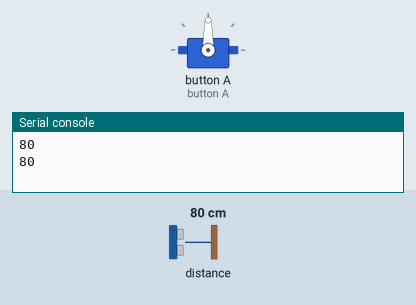
This program was run on a simulated BBC micro:bit (MakeCode). Parts: servo, the last lines printed to the serial console. Inputs (shaded band) come from the test bench; at power-on: distance to the obstacle 80 cm.

Above: at 1.3 s.
1.4 s: distance to the obstacle set to 11 cm
3.3 s: distance to the obstacle set to 8 cm
At 4.6 s:
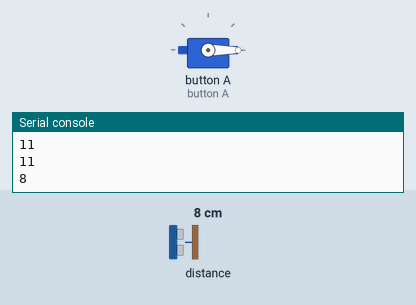
5.6 s: distance to the obstacle set to 18 cm
At 6.5 s:
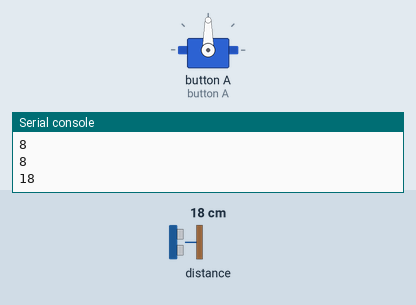
7.7 s: distance to the obstacle set to 2 cm
At 9.6 s:
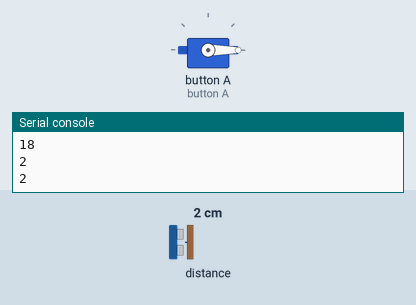
Timing chart, 0 to 10.7 s (numbered marks = the images above; inputs shaded):
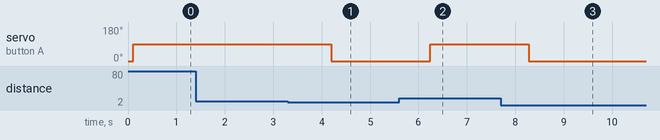

The program:

main.ts
```typescript
let distance = 0
led.enable(false)
pins.servoWritePin(AnalogPin.P5, 0)
basic.pause(100)
basic.forever(function () {
    distance = sonar.ping(
    DigitalPin.P1,
    DigitalPin.P2,
    PingUnit.Centimeters
    )
    serial.writeNumber(distance)
    serial.writeLine("")
    if (distance < 10) {
        pins.servoWritePin(AnalogPin.P5, 0)
        basic.pause(1000)
    } else {
        pins.servoWritePin(AnalogPin.P5, 90)
        basic.pause(1000)
    }
})
```

test.ts
```typescript
// οι δοκιμές πηγαίνουν εδώ, δεν θα γίνει εκτέλεση όταν αυτό το πακέτο χρησιμοποιηθεί ως επέκταση.
```

Measured:
- the behaviour switches between 10 and 9 cm on distance to the obstacle (found by bisection; images 0 and 1)
- after the input at 3.3 s, servo on button A: 90° → 0° after 0.90 s
- after the input at 5.6 s, servo on button A: 0° → 90° after 0.64 s
- after the input at 7.7 s, servo on button A: 90° → 0° after 0.58 s
